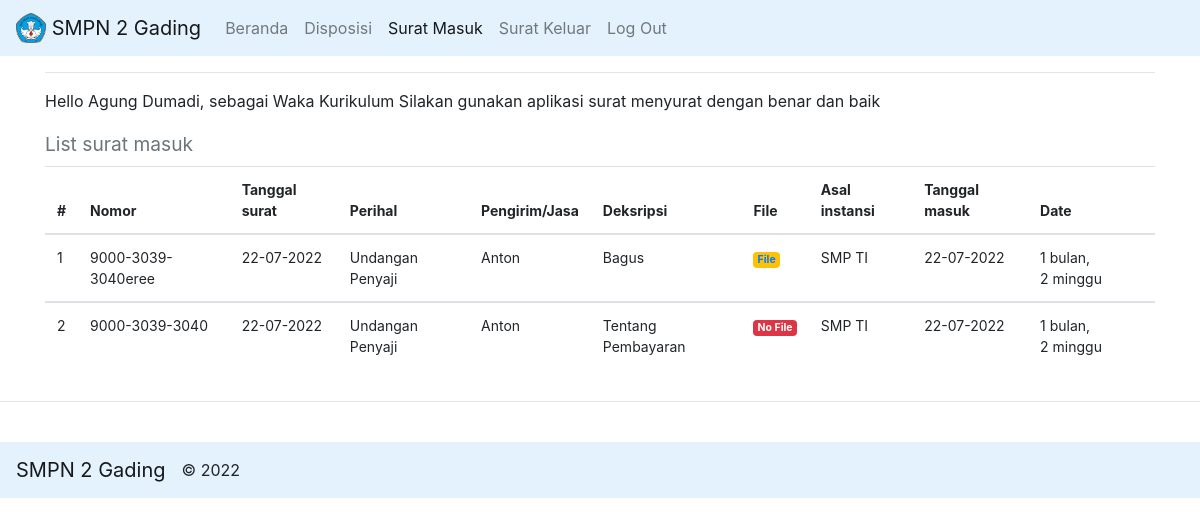
The app's page /surat/suratmasuk-struktural/ (signed in) with its own data.
### surat_menyurat/models.py (models this page shows, shortened)
class Struktural(models.Model):
    user = models.OneToOneField(User, null=True, on_delete=models.CASCADE)
    nama = models.CharField(max_length=200, blank=False, null=True)
    jabatan = models.CharField(max_length=200, blank=False,)
    alamat = models.TextField(blank=True, null=True)
    email = models.EmailField(max_length=200, blank=False, null=True)
    date_created= models.DateTimeField(auto_now_add=True, null=True)
    class Meta:
        verbose_name_plural ="Data Struktural"

class Surat(models.Model):
      nomor         = models.CharField(max_length=255, blank=False, null=False)
      tgl_surat     = models.CharField(
                      _("Tanggal surat"),
                      help_text=_('Tanggal di dalam isi surat'),
                      max_length=255, blank=False, null=False)
      perihal       = models.CharField(max_length=255, blank=False, null=False)
      pengirim      = models.CharField(
                      help_text=_('Orang atau jasa yang mengantar surat'),
                      max_length=255, blank=True, null=True)
      deskripsi     = models.TextField(blank=True, null=True)
      class Meta:
            verbose_name_plural ="Surat"

class SuratMasuk(Surat):
      asal_instansi = models.ForeignKey(
                      Instansi,
                      help_text=_('Jika asal instansi tidak ada, silahkan ke menu instansi'),
                      on_delete=models.CASCADE)
      tgl_masuk     = models.CharField(
                      _("Tanggal masuk"),
                      help_text=_('Tanggal masuk surat ke kantor'),
                      max_length=255, blank=False, null=False)
      file_surat_masuk = models.FileField(upload_to='arsip/file_surat_masuk',blank=True, null=True,max_length=300)
      created       = models.DateTimeField(auto_now=False, auto_now_add=True)
      updated       = models.DateTimeField(auto_now=True, auto_now_add=False)
      class Meta:
            verbose_name_plural ="Surat Masuk"

class Surat(models.Model):
      nomor         = models.CharField(max_length=255, blank=False, null=False)
      tgl_surat     = models.CharField(
                      _("Tanggal surat"),
                      help_text=_('Tanggal di dalam isi surat'),
                      max_length=255, blank=False, null=False)
      perihal       = models.CharField(max_length=255, blank=False, null=False)
      pengirim      = models.CharField(
                      help_text=_('Orang atau jasa yang mengantar surat'),
                      max_length=255, blank=True, null=True)
      deskripsi     = models.TextField(blank=True, null=True)
      class Meta:
            verbose_name_plural ="Surat"

class Instansi(models.Model):
      KATEGORI_INSTANSI = (
    ('swasta', 'Swasta'),
    ('pemerintah', 'Pemerintah'),
    )
      nama_instansi = models.CharField(max_length=255, blank=False, null=False)
      kategori      = models.CharField(max_length=255, choices=KATEGORI_INSTANSI)
      telepon       = models.CharField(max_length=255, blank=True, null=True)
      kode_pos      = models.CharField(max_length=255, blank=True, null=True)
      alamat        = models.TextField(blank=True, null=True)
      created       = models.DateTimeField(auto_now=False, auto_now_add=True)
      updated       = models.DateTimeField(auto_now=True, auto_now_add=False)
      def __str__(self):
            return self.nama_instansi
      class Meta:
            verbose_name_plural ="Nama Instansi"

### surat_menyurat/decorators.py (the view)
        def perubahan_halaman(request, *args, **kwargs):
            group = None
            if request.user.groups.exists():
                group = request.user.groups.all()[0].name
            if group in yang_diizinkan :
                return fungsi_awal(request, *args, **kwargs)
            else:
                return HttpResponse('<h2><center>Anda Tidak Dijikankan Ke Tampilan ini</center></h2>')

### surat_menyurat/views.py (called while the page is built)
@login_required(login_url='login_page')
@ijinkan_pengguna(yang_diizinkan=['struktur'])
def surat_masuk_list_struktural(request):
  data= SuratMasuk.objects.all().order_by('-id')
  context={
     'judul':'Halaman List Surat Masuk',
    'menu':'masuk',
    'data':data
  }
  return render(request, "struktur/surat_masuk_list_struktural.html",context)

### templates/struktur/surat_masuk_list_struktural.html
{% extends "base.html" %}
{% block content %}
<p>Hello {{user.struktural.nama|title}}, sebagai {{user.struktural.jabatan}} Silakan gunakan aplikasi surat menyurat dengan benar dan baik</p>
  <h4>
    <small class="text-muted">List surat masuk</small>
  </h4>
  <div class="table-responsive">
  <table class="table table-hover">
    <thead>
      <tr>
        <th scope="col">#</th>
        <th scope="col">Nomor</th>
        <th scope="col">Tanggal surat</th>
        <th scope="col">Perihal</th>
        <th scope="col">Pengirim/Jasa</th>
        <th scope="col">Deksripsi</th>
        <th scope="col">File</th>
        <th scope="col">Asal instansi</th>
        <th scope="col">Tanggal masuk</th>
        <th scope="col">Date</th>
      </tr>
    </thead>
    {% for dt in data %}
      <tbody>
        <tr>
          <td scope="col">{{ forloop.counter }}</td>
          <td scope="row">{{ dt.nomor }}</td>
          <td>{{dt.tgl_surat}}</td>
          <td>{{dt.perihal}}</td>
          <td>{{dt.pengirim}}</td>
          <td>{{dt.deskripsi}}</td>
          <td>{% if dt.file_surat_masuk %}
            <span class="badge badge-warning"><a href="{{dt.file_surat_masuk.url}}" target="_blank">File</a></span>
          {% else %}
  <span class="badge badge-danger">No File</span>
          {% endif %}</td>
          <td>{{dt.asal_instansi}}</td>
          <td>{{dt.tgl_masuk}}</td>
          <td>{{dt.created|timesince}}</td>
        </tr>
      </tbody>
    {% endfor %}
  </table>
  </div>
{% endblock content %}

### templates/base.html (shortened to what this page needs)
{% load static %}
<!DOCTYPE html>
<html>
<head>
  <link rel="stylesheet" href="https://stackpath.bootstrapcdn.com/bootstrap/4.1.3/css/bootstrap.min.css">
  <link rel="stylesheet" href="https://code.jquery.com/ui/1.12.1/themes/base/jquery-ui.css">
</head>
<body>
 <nav class="navbar navbar-expand-lg navbar-light" style="background-color: #e3f2fd;">
 <a class="navbar-brand" href="#">
    <img src="{% static 'logo.png' %}" width="30" height="30" class="d-inline-block align-top" alt="">
    SMPN 2 Gading
  </a>
  <div class="collapse navbar-collapse" id="navbarNavAltMarkup">
    <div class="navbar-nav">
    {% for group in user.groups.all  %}
      {% if group.name == "struktur" %}
      <a class="nav-item nav-link {% if menu == 'struktur' %} active {% endif %}" href="{% url 'surat:struktur_beranda' %}">Beranda <span class="sr-only">(current)</span></a>
      <a class="nav-item nav-link {% if menu == 'disposisi' %} active {% endif %}" href="{% url 'surat:disposisi_beranda' %}">Disposisi <span class="sr-only">(current)</span></a>
      <a class="nav-item nav-link {% if menu == 'masuk' %} active {% endif %}" href="{% url 'surat:surat_masuk_list_struktural' %}">Surat Masuk <span class="sr-only">(current)</span></a>
      <a class="nav-item nav-link {% if menu == 'keluar' %} active {% endif %}" href="{% url 'surat:surat_keluar_list_struktural' %}">Surat Keluar <span class="sr-only">(current)</span></a>
      <a class="nav-item nav-link navbar-right" href="{% url 'logout' %}">Log Out</a>
      {% endif %}
    {% endfor %}
    </div>
  </div>
</nav>
  <div class="container">
  <hr />
  {% block content %}
  {% endblock content %}
  </div>
  <hr/>
  <br/>
   <nav class="navbar navbar-expand-sm navbar-light"style="background-color: #e3f2fd;">
      <a class="navbar-brand" href="#" align="center">SMPN 2 Gading</a> &copy; 2022</p></a>
    </nav>
</body>
</html>

### templates/base.html (style rules this page uses)
table { font-size:14px; }

### records on screen
SuratMasuk: nomor "9000-3039-3040eree", tgl_surat "22-07-2022", perihal "Undangan Penyaji", pengirim "Anton", deskripsi "Bagus", asal_instansi "SMP TI", tgl_masuk "22-07-2022", created "1 bulan, 2 minggu"
SuratMasuk: nomor "9000-3039-3040", tgl_surat "22-07-2022", perihal "Undangan Penyaji", pengirim "Anton", deskripsi "Tentang Pembayaran", file_surat_masuk "No File", asal_instansi "SMP TI", tgl_masuk "22-07-2022", created "1 bulan, 2 minggu"

### other values on screen
{{ user.struktural.nama|title }} "Agung Dumadi"
{{ user.struktural.jabatan }} "Waka Kurikulum"
